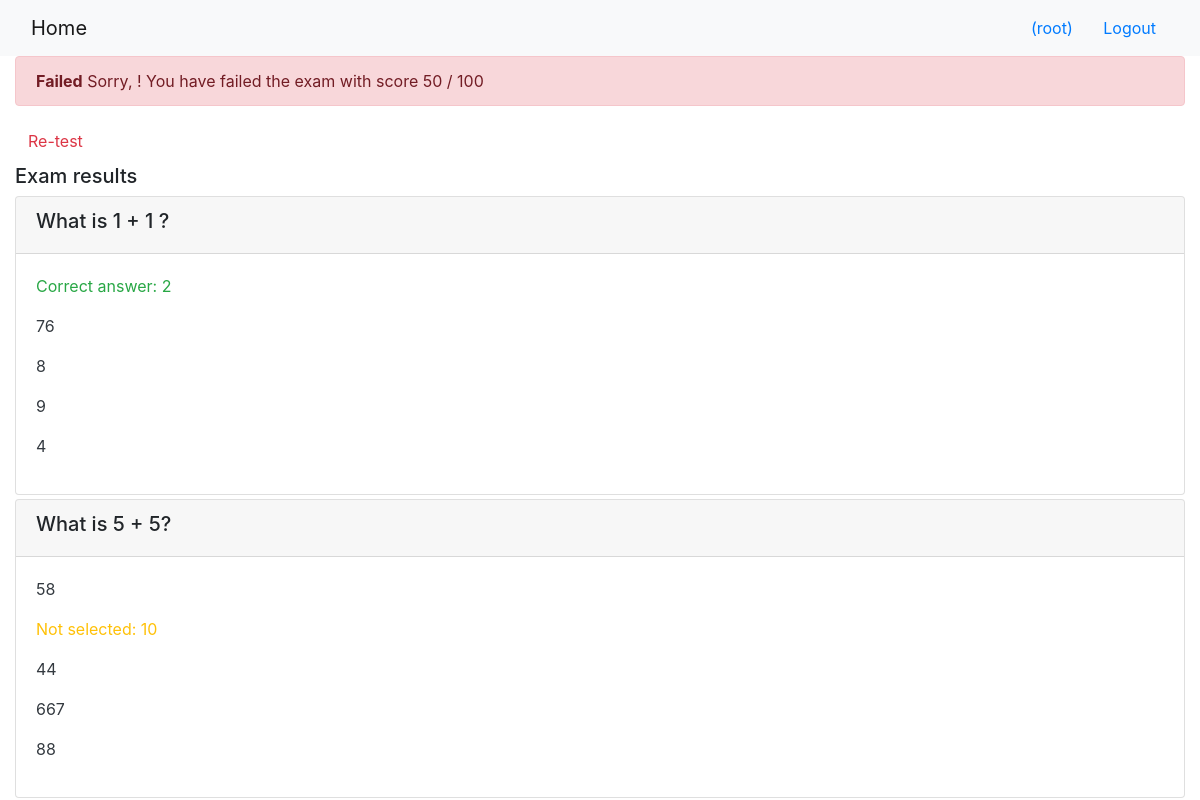
Page /onlinecourse/course/3/submission/3/result/ (signed in) on the committed database.
### onlinecourse/models.py (models this page shows)
class Question(models.Model):
    course = models.ForeignKey(Course, on_delete = models.CASCADE)
    question_text = models.TextField()
    grade = models.IntegerField(default = 0)
    def is_get_score(self, selected_ids):
        all_answers = self.choice_set.filter(is_correct=True).count()
        selected_correct = self.choice_set.filter(is_correct=True, id__in=selected_ids).count()
        if all_answers == selected_correct:
            return True
        else:
            return False

class Choice(models.Model):
    question = models.ForeignKey(Question, on_delete= models.CASCADE)
    choice_text = models.TextField()
    is_correct = models.BooleanField(default = False)

### onlinecourse/views.py (the view)
# urls.py: path('course/<int:course_id>/submission/<int:submission_id>/result/', views.show_exam_result, name='show_exam_result'),
def show_exam_result(request, course_id, submission_id):
    course = get_object_or_404(Course, pk=course_id)
    submission = get_object_or_404(Submission, pk=submission_id)
    choices = submission.choices.all()
    total_mark, mark = 0, 0
    for question in course.question_set.all():
        total_mark += question.grade
        if question.is_get_score(choices):
            mark += question.grade
    return render(
        request,
        'onlinecourse/exam_result_bootstrap.html',
        {"course":course, "choices":choices,"mark":mark,
            "total_mark": total_mark,
            "submission": submission,
            "grade": int((mark / total_mark) * 100) }
    )

### onlinecourse/templates/onlinecourse/exam_result_bootstrap.html (shortened to what this page needs)
<!DOCTYPE html>
<html lang="en">
<head>
    {% load static %}
    <link rel="stylesheet" href="https://maxcdn.bootstrapcdn.com/bootstrap/4.5.2/css/bootstrap.min.css">
</head>
<body>
 <nav class="navbar navbar-light bg-light">
    <div class="container-fluid">
        <div class="navbar-header">
              <a class="navbar-brand" href="{% url 'onlinecourse:index' %}">Home</a>
        </div>
        <ul class="nav navbar-nav navbar-right">
            {% if user.is_authenticated %}
            <li>
                <a class="btn btn-link" href="#">{{ user.first_name }}({{ user.username }})</a>
                <a class="btn btn-link" href="{% url 'onlinecourse:logout' %}">Logout</a>
            </li>
            {% endif %}
        </ul>
    </div>
</nav>
<div class="container-fluid">
    {% if mark > 80 %}
        <div class="alert alert-success">
            <strong>Congratulation, {{ user.first_name }}!</strong> You have passed the exam and completed the course with score {{ mark }} / 100
        </div>
    {% else %}
        <div class="alert alert-danger">
            <strong>Failed</strong> Sorry, {{ user.first_name }}! You have failed the exam with score {{ mark }} / 100
        </div>
        <a class="btn btn-link text-danger" href="{% url 'onlinecourse:course_details' course.id %}">Re-test</a>
    {% endif %}
    <div class="card-columns-vertical mt-1">
        <h5 class="">Exam results</h5>
        {% for question in course.question_set.all %}
            <div class="card mt-1">
                <div class="card-header">
                    <h5>{{ question.question_text}}</h5>
                </div>
                <div class="card-body">
                    {% for choice in question.choice_set.all %}
                        {% if choice in choices and choice.is_correct %}
                            <p class="text-success">Correct answer: {{ choice.choice_text }}</p>
                        {% elif choice in choices and not choice.is_correct %}
                            <p class="text-danger">Incorrect answer: {{ choice.choice_text }}</p>
                        {% elif not choice in choices and choice.is_correct %}
                            <p class="text-warning">Not selected: {{ choice.choice_text }}</p>
                        {% else %}
                            <p class="text-dark">{{ choice.choice_text }}</p>
                        {% endif %}
                    {% endfor %}
                </div>
            </div>
        {% endfor %}
    </div>
</body>
</html>

### rows in the picture
Question: question_text "What is 1 + 1 ?"
Choice: choice_text "2"
Choice: choice_text "76"
Choice: choice_text "8"
Choice: choice_text "9"
Choice: choice_text "4"
Question: question_text "What is 5 + 5?"
Choice: choice_text "58"
Choice: choice_text "10"
Choice: choice_text "44"
Choice: choice_text "667"
Choice: choice_text "88"

### other values in the picture
{{ user.username }} "root"
{{ mark }} "50"
